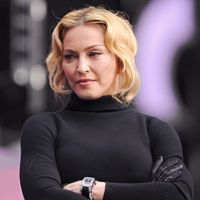
#> input picture dlib_model/images/train/madonna/httpassetsrollingstonecomassetsarticlemadonnadavidbowiechangedthecourseofmylifeforeversmallsquarexmadonnabowiejpg.jpg, 200 x 200 px; its folder holds only this picture in this run
$ python main2.py
#> lines starting #> are read from the running program, lines starting #| are printed output that depends on the picture; after the words box and inside, x2 and y2 are one past the last pixel; in counts of white or black regions, pixels touching at a corner belong together
import os
import cv2

# Load the face detector (Haarcascades) from OpenCV
face_cascade = cv2.CascadeClassifier(cv2.data.haarcascades + 'haarcascade_frontalface_default.xml')

# Path to the folder containing your images
folder_path = "images/train/madonna"

# Iterate through each image in the folder
for filename in os.listdir(folder_path):
    if filename.endswith((".jpg", ".jpeg", ".png")):
        # Load the image
        image_path = os.path.join(folder_path, filename)
        image = cv2.imread(image_path)
#> image is the input picture: shape (200, 200, 3); mean B, G, R 91.9, 84.9, 99.4

        # Convert the image to grayscale for Haarcascades
        gray = cv2.cvtColor(image, cv2.COLOR_BGR2GRAY)
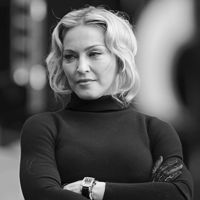
#> gray: shape (200, 200); min 1, max 251, mean 90

        # Use Haarcascades to detect faces
        faces = face_cascade.detectMultiScale(gray, scaleFactor=1.3, minNeighbors=5)
#> faces = [[48, 29, 70, 70]]

        # Iterate through the detected faces
        for (x, y, w, h) in faces:
            # Draw a rectangle around the detected face
            cv2.rectangle(image, (x, y), (x+w, y+h), (255, 0, 0), 2)
#> this loop made 1 pass
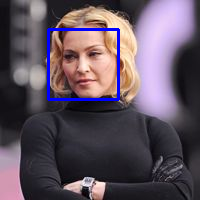
#> image: shape (200, 200, 3); 2.09% of pixels changed, all inside (x1, y1, x2, y2) = (47, 28, 120, 101)

        # Display the image with rectangles around detected faces
        cv2.imshow("Detected Faces", image)
        cv2.waitKey(0)

# Close the OpenCV window after processing all images
cv2.destroyAllWindows()

$ run again, on dlib_model/images/train/madonna/httpecximagesamazoncomimagesIfmaBKWLACULSRjpg.jpg
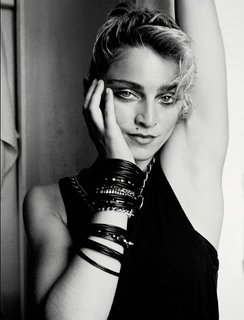
#> input picture dlib_model/images/train/madonna/httpecximagesamazoncomimagesIfmaBKWLACULSRjpg.jpg, 244 x 320 px
#> image is the input picture: shape (320, 244, 3); mean B, G, R 107.6, 108.8, 108.8
#> faces = [[92, 54, 107, 107]]
#> the loop `for (x, y, w, h) in faces:` made 1 pass
#> after the loop `for (x, y, w, h) in faces:`:
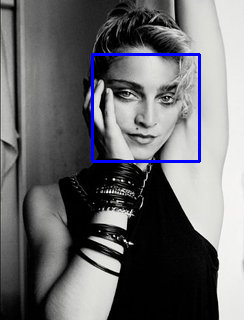
#> image: shape (320, 244, 3); 1.64% of pixels changed, all inside (x1, y1, x2, y2) = (91, 53, 201, 163)

$ run again, on dlib_model/images/train/madonna/httpiamediaimdbcomimagesMMVBMTANDQNTAxNDVeQTJeQWpwZBbWUMDIMjQOTYVUXCRALjpg.jpg
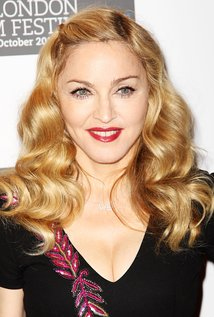
#> input picture dlib_model/images/train/madonna/httpiamediaimdbcomimagesMMVBMTANDQNTAxNDVeQTJeQWpwZBbWUMDIMjQOTYVUXCRALjpg.jpg, 214 x 317 px
#> image is the input picture: shape (317, 214, 3); mean B, G, R 119.2, 142.1, 169.9
#> `gray = cv2.cvtColor(image, cv2.COLOR_BGR2GRAY)`:
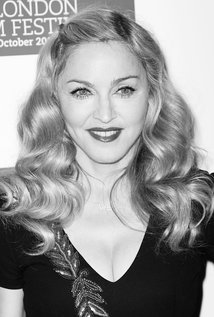
#> gray: shape (317, 214); min 1, max 255, mean 147.8
#> faces = [[50, 50, 108, 108]]
#> the loop `for (x, y, w, h) in faces:` made 1 pass
#> after the loop `for (x, y, w, h) in faces:`:
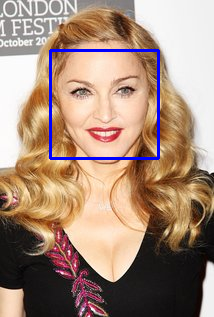
#> image: shape (317, 214, 3); 1.9% of pixels changed, all inside (x1, y1, x2, y2) = (49, 49, 160, 160)

$ run again, on dlib_model/images/train/madonna/httpimagegaladevcmseamadonnaprivatdetektivsquaretopsquarejpgv.jpg
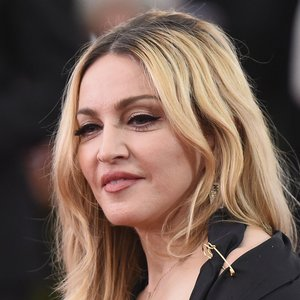
#> input picture dlib_model/images/train/madonna/httpimagegaladevcmseamadonnaprivatdetektivsquaretopsquarejpgv.jpg, 300 x 300 px
#> image is the input picture: shape (300, 300, 3); mean B, G, R 82.2, 93.1, 116
#> `gray = cv2.cvtColor(image, cv2.COLOR_BGR2GRAY)`:
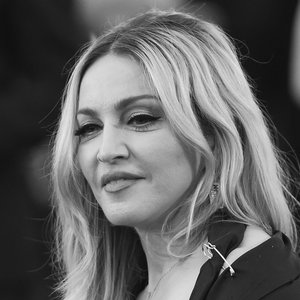
#> gray: shape (300, 300); min 4, max 254, mean 98.7
#> faces = [[33, 59, 168, 168]]
#> the loop `for (x, y, w, h) in faces:` made 1 pass
#> after the loop `for (x, y, w, h) in faces:`:
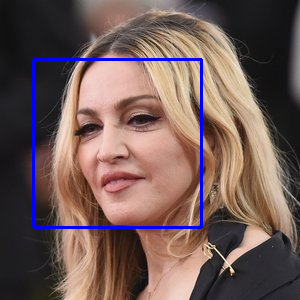
#> image: shape (300, 300, 3); 2.24% of pixels changed, all inside (x1, y1, x2, y2) = (32, 58, 203, 229)
